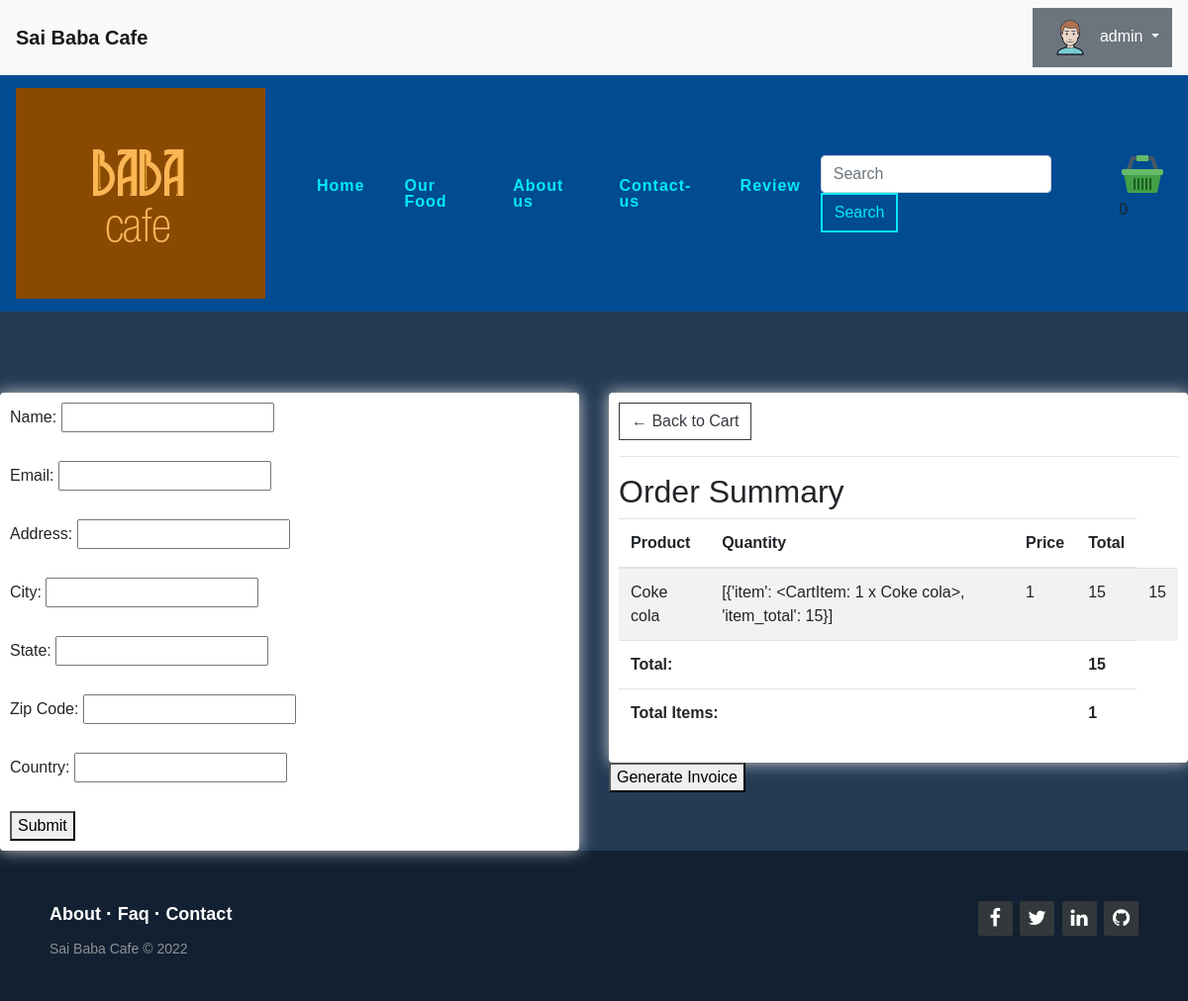
Screenshot of /checkout/ (signed in) with the database file from the repository.
### users/models.py (models this page shows, shortened)
class userAccount(AbstractBaseUser):
    username        = models.CharField(max_length=20, unique=True)
    email           = models.EmailField(verbose_name = "email", max_length=60, unique=True)
    phone_number    = models.CharField(max_length=50)
    gender          = models.CharField(max_length=10, unique=False, null=True)
    Address         = models.CharField(max_length=100, unique=True, null=True)
    user_DOB        = models.DateField(null=True)
    date_joined     = models.DateTimeField(verbose_name="date joined", auto_now_add = True)
    last_login      = models.DateTimeField(verbose_name="last login", auto_now = True)
    is_admin        = models.BooleanField(default=False)
    is_active       = models.BooleanField(default=True)
    is_staff        = models.BooleanField(default=False)
    is_superuser    = models.BooleanField(default=False)
    hide_email      = models.BooleanField(default=True)
    objects = MyAccountManager()
    USERNAME_FIELD = 'email'
    REQUIRED_FIELDS = ['username']

### home/models.py (models this page shows)
class CartItem(models.Model):
    user = models.ForeignKey(settings.AUTH_USER_MODEL, on_delete=models.CASCADE)
    product = models.ForeignKey(Product, on_delete=models.CASCADE)
    quantity = models.PositiveIntegerField(default=1)
    def __str__(self):
        return f"{self.quantity} x {self.product.product_name}"

class Product(models.Model):
    product_id = models.AutoField(primary_key=True)
    product_name = models.CharField(max_length=100, verbose_name="Product Name")
    category = models.CharField(max_length=50, default="", verbose_name="Category")
    subcategory = models.CharField(max_length=50, default="", verbose_name="Subcategory")
    price = models.IntegerField(default=0, verbose_name="Price")
    desc = models.TextField(verbose_name="Description")
    pub_date = models.DateField(verbose_name="Publication Date")
    image = models.ImageField(upload_to="cafeItems/images", default="", verbose_name="Image")
    def __str__(self):
        return self.product_name

### home/views.py (the view, shortened to what this page needs)
# urls.py: path('checkout/', views.checkout, name="Checkout"),
@login_required
def checkout(request):
    try:
        cart_items = CartItem.objects.filter(user=request.user)
        cart_count = cart_items.count()
        total_price = 0
        total_items = 0
        cart_items_with_total = []  # To hold cart items with their calculated total price
        for item in cart_items:
            item_total = item.product.price * item.quantity
            total_price += item_total
            total_items += item.quantity
            cart_items_with_total.append({'item': item, 'item_total': item_total})
    except Exception as e:
        logger.error(f"Error during checkout: {e}")
    return render(request, 'home/checkout.html', {
        'cart_items': cart_items_with_total,
        'total_price': total_price,
        'total_items': total_items,
        'cart_count': cart_count,
    })

### templates/home/checkout.html (shortened to what this page needs)
{% extends 'home/base.html' %}
{% block body %}
{% load static %}
<link rel="stylesheet" type="text/css" href="{% static 'css/second.css' %}">
<br><br><br>
<div class="row">
    <div class="col-lg-6">
        <div class="box-element" id="form-wrapper">
            <form id="user-form">
                <label for="name">Name:</label>
                <input type="text" id="name" name="name" required><br><br>
                <label for="email">Email:</label>
                <input type="email" id="email" name="email" required><br><br>
                <label for="address">Address:</label>
                <input type="text" id="address" name="address" required><br><br>
                <label for="city">City:</label>
                <input type="text" id="city" name="city" required><br><br>
                <label for="state">State:</label>
                <input type="text" id="state" name="state" required><br><br>
                <label for="zipcode">Zip Code:</label>
                <input type="text" id="zipcode" name="zipcode" required><br><br>
                <label for="country">Country:</label>
                <input type="text" id="country" name="country" required><br><br>
                <button type="button" onclick="getUserInput()">Submit</button>
            </form>
        </div>
    </div>
    <div class="col-lg-6">
        <div class="box-element">
            <a class="btn btn-outline-dark" href="{% url 'cart' %}">&#x2190; Back to Cart</a>
            <hr>
            <h2>Order Summary</h2>
            <table class="table table-striped">
                <thead>
                    <tr>
                        <th>Product</th>
                        <th>Quantity</th>
                        <th>Price</th>
                        <th>Total</th>
                    </tr>
                </thead>
                <tbody>
                    {% for item in cart_items %}
                    <tr>
                        <td>{{ item.item.product }}</td>
                        <td>{{ cart_items }}</td>
                        <td>{{ item.item.quantity }}</td>
                        <td>{{ item.item.product.price }}</td>
                        <td>{{ item.item_total }}</td>
                    </tr>
                    {% endfor %}
                </tbody>
                <tfoot>
                    <tr>
                        <th colspan="3">Total:</th>
                        <th>{{ total_price }}</th>
                    </tr>
                    <tr>
                        <th colspan="3">Total Items:</th>
                        <th>{{ total_items }}</th>
                    </tr>
                </tfoot>
            </table>
        </div>
        <button id="generate-invoice-btn">Generate Invoice</button>
    </div>
</div>
{% endblock %}

### templates/home/base.html (shortened to what this page needs)
<!doctype html>
<html lang="en">
<head>
    <link rel="stylesheet" href="https://cdn.jsdelivr.net/npm/bootstrap@4.3.1/dist/css/bootstrap.min.css">
    <link rel="stylesheet" href="https://cdnjs.cloudflare.com/ajax/libs/font-awesome/4.7.0/css/font-awesome.min.css">
    {% load static %}
</head>
<body>
    {% load static %}
    <link rel="stylesheet" type="text/css" href="{% static 'css/styles.css'%}">
    <nav class="navbar sticky-top navbar-light bg-light">
        <a class="navbar-brand text-center " href="/"> <b>Sai Baba Cafe</b> </a>
        {% if user.is_authenticated %}
        <div class="dropdown">
            <a class="btn btn-secondary dropdown-toggle py-1" href="#" role="button" id="dropdownMenuLink" data-toggle="dropdown" aria-haspopup="true" aria-expanded="false">
                {% load static %}
                <img src={% static 'profile/default_user.png' %} alt="">
                {{request.user.username}}
            </a>
                    {% load static %}
                    {% load static %}
                    {% load static %}
        </div>
        {% endif %}
    </nav>
    <nav class="navbar navbar-expand-lg " style="background-color: rgb(0, 75, 146)">
        <a class="navbar-brand" href="/">
            {% load static %}
            <img src={% static 'Logo/main_logo.jpeg' %} alt="logo" class="navbar-brand py-0">
        </a>
        <div class="collapse navbar-collapse " id="navbarTogglerDemo01">
            <ul class="navbar-nav mr-auto mt-2 mt-lg-0">
                <li class="nav-item active">
                    <a style="color:#03e9f4" class="nav-link" href="/">Home <span class="sr-only">(current)</span></a>
                </li>
                <li class="nav-item">
                    <a style="color:#03e9f4" class="nav-link" href="/food">Our Food</a>
                </li>
                <li class="nav-item">
                    <a style="color:#03e9f4" class="nav-link" href="/about">About us</a>
                </li>
                <li class="nav-item">
                    <a style="color:#03e9f4" class="nav-link" href="/contact">Contact-us</a>
                </li>
                {% if user.is_authenticated %}
                <li class="nav-item">
                    <a style="color:#03e9f4" class="nav-link" href="/review">Review</a>
                </li>
                {% endif %}
            </ul>
            <form class="form-inline my-2 my-lg-0">
                <input class="form-control mr-sm-2" type="search" placeholder="Search" aria-label="Search">
                <button class="btn btn2 my-2 my-sm-0" type="submit">Search</button>
            </form>
            <div class="form-inline my-2 my-lg-0">
                <a href="{% url 'cart' %}">
                   <img  id="cart-icon" src="{% static 'icons/cart.png' %}">
               </a>
               <p id="cart">0</p>
           </div>
       </div>
    </nav>
    {% block body %}
    {% endblock body %}
	<footer class="footer-distributed">
		<div class="footer-right">
			<a href="#"><i class="fa fa-facebook"></i></a>
			<a href="#"><i class="fa fa-twitter"></i></a>
			<a href="#"><i class="fa fa-linkedin"></i></a>
			<a href="#"><i class="fa fa-github"></i></a>
		</div>
		<div class="footer-left">
			<p class="footer-links">
				<a class="link-1" href="#">About</a>
				<a href="#">Faq</a>
				<a href="#">Contact</a>
			</p>
			<p>Sai Baba Cafe &copy; 2022</p>
		</div>
	</footer>
</body>
</html>

### static/CSS/styles.css (style rules this page uses)
html { height: 100%; }
body { margin: 0; padding: 0; font-family: sans-serif; background: linear-gradient(#243b55, #243b55); }
.footer-distributed { background-color: #122031; box-shadow: 0 1px 1px 0 rgba(0, 0, 0, 0.12); box-sizing: border-box; width: 100%; text-align: left; font: normal 16px sans-serif; padding: 45px 50px; }
.footer-distributed .footer-left p { color: #8f9296; font-size: 14px; margin: 0; }
.footer-distributed p.footer-links { font-size: 18px; font-weight: bold; color: #ffffff; margin: 0 0 10px; padding: 0; transition: ease .25s; }
.footer-distributed p.footer-links a { display: inline-block; line-height: 1.8; text-decoration: none; color: inherit; transition: ease .25s; }
.footer-distributed .footer-links a:before { content: "·"; font-size: 20px; left: 0; color: #fff; display: inline-block; padding-right: 5px; }
.footer-distributed .footer-links .link-1:before { content: none; }
.footer-distributed .footer-right { float: right; margin-top: 6px; max-width: 180px; }
.footer-distributed .footer-right a { display: inline-block; width: 35px; height: 35px; background-color: #33383b; border-radius: 2px; font-size: 20px; color: #ffffff; text-align: center; line-height: 35px; margin-left: 3px; transition:all .25s; }

### static/CSS/second.css (style rules this page uses)
body { background-color: hsl(0, 0%, 98%); }
.box-element { box-shadow:hsl(0, 0%, 80%) 0 0 16px; background-color: #fff; border-radius: 4px; padding: 10px; }
.col-lg-4, .col-lg-6, .col-lg-8, .col-lg-12 { margin-top: 10px; }
.btn { border-radius: 0; }
a { text-decoration: none; }

### templates/home/base.html (style rules this page uses)
body { margin: 0; padding: 0; font-family: sans-serif; background: linear-gradient(#243b55); }
.btn2 { border: 2px solid black; border-color: #03e9f4; color: #03e9f4; }
.nav-link { color: inherit; text-decoration: none; margin-right: 50px; position: relative; font-family: "Raleway", sans-serif; padding: 16px 0; margin: 0 12px; letter-spacing: 1px; line-height: 16px; font-weight: 700; transition: ccolor 0.1s, background-color 0.1s, padding 0.2s ease-in; color: #fff; }
.nav-link::before { content: ""; display: block; position: absolute; bottom: 3px; left: 0; height: 3px; width: 100%; background-color: #fff; transform-origin: right top; transform: scale(0,1); transition: color 0.1s, transform 0.2s ease-out; }

### rows the page displays
userAccount: user.username "admin"
CartItem: item.product "Coke cola", quantity+product "[{'item': <CartItem: 1 x Coke cola>, 'item_total': 15}]", item.quantity "1", item.product.price "15", item_total "15"

### other values shown
{{ total_price }} "15"
{{ total_items }} "1"
